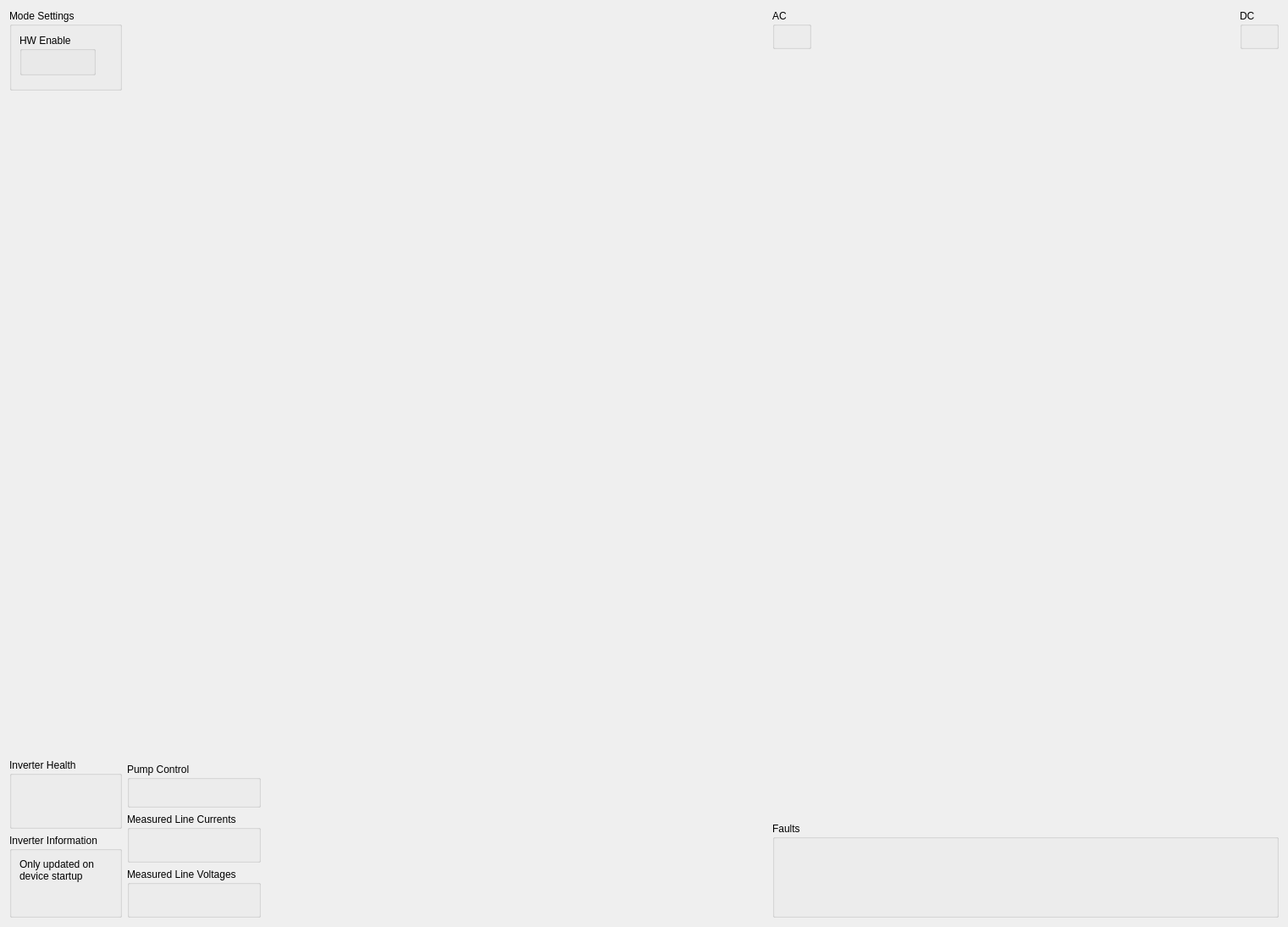
<?xml version="1.0" encoding="UTF-8"?>
<ui version="4.0">
 <class>Form</class>
 <widget class="QWidget" name="Form">
  <property name="geometry">
   <rect>
    <x>0</x>
    <y>0</y>
    <width>1521</width>
    <height>1095</height>
   </rect>
  </property>
  <property name="windowTitle">
   <string>Form</string>
  </property>
  <property name="can_file" stdset="0">
   <string>distributed_generation.sym</string>
  </property>
  <layout class="QHBoxLayout" name="horizontalLayout">
   <item>
    <layout class="QVBoxLayout" name="verticalLayout_2">
     <item>
      <widget class="QGroupBox" name="groupBox_3">
       <property name="title">
        <string>Mode Settings</string>
       </property>
       <layout class="QGridLayout" name="gridLayout">
        <item row="1" column="2" colspan="2">
         <widget class="Led" name="led_39">
          <property name="frame" stdset="0">
           <string>StatusBits</string>
          </property>
          <property name="signal" stdset="0">
           <string>HardwareEnable_status</string>
          </property>
          <property name="label_override" stdset="0">
           <string/>
          </property>
          <property name="label_visible" stdset="0">
           <bool>true</bool>
          </property>
         </widget>
        </item>
        <item row="0" column="3">
         <widget class="CompoundToggle" name="compoundtoggle_5">
          <property name="box_title" stdset="0">
           <string>UPS Mode</string>
          </property>
          <property name="command_frame" stdset="0">
           <string>CommandModeControl</string>
          </property>
          <property name="command_signal" stdset="0">
           <string>EnableUPSMode_command</string>
          </property>
          <property name="status_frame" stdset="0">
           <string>StatusBits</string>
          </property>
          <property name="status_signal" stdset="0">
           <string>EnableUPSMode_echo</string>
          </property>
         </widget>
        </item>
        <item row="0" column="2">
         <widget class="QGroupBox" name="groupBox_7">
          <property name="sizePolicy">
           <sizepolicy hsizetype="Fixed" vsizetype="Fixed">
            <horstretch>0</horstretch>
            <verstretch>0</verstretch>
           </sizepolicy>
          </property>
          <property name="title">
           <string>HW Enable</string>
          </property>
          <layout class="QVBoxLayout" name="verticalLayout_9">
           <property name="leftMargin">
            <number>13</number>
           </property>
           <property name="topMargin">
            <number>13</number>
           </property>
           <property name="rightMargin">
            <number>13</number>
           </property>
           <property name="bottomMargin">
            <number>13</number>
           </property>
           <item>
            <widget class="Toggle" name="toggle">
             <property name="frame" stdset="0">
              <string>CommandModeControl</string>
             </property>
             <property name="signal" stdset="0">
              <string>InvertHwEnable_command</string>
             </property>
             <property name="label_visible" stdset="0">
              <bool>false</bool>
             </property>
             <property name="tx" stdset="0">
              <bool>true</bool>
             </property>
            </widget>
           </item>
          </layout>
         </widget>
        </item>
       </layout>
      </widget>
     </item>
     <item>
      <spacer name="verticalSpacer_2">
       <property name="orientation">
        <enum>Qt::Vertical</enum>
       </property>
       <property name="sizeHint" stdset="0">
        <size>
         <width>0</width>
         <height>0</height>
        </size>
       </property>
      </spacer>
     </item>
     <item>
      <widget class="QGroupBox" name="groupBox_4">
       <property name="title">
        <string>Inverter Health</string>
       </property>
       <layout class="QVBoxLayout" name="verticalLayout_3">
        <item>
         <widget class="CompactEpc" name="compactepc">
          <property name="frame" stdset="0">
           <string>StatusControlVoltage</string>
          </property>
          <property name="signal" stdset="0">
           <string>v24_Supply</string>
          </property>
         </widget>
        </item>
        <item>
         <widget class="CompactEpc" name="compactepc_4">
          <property name="frame" stdset="0">
           <string>StatusControlVoltage</string>
          </property>
          <property name="signal" stdset="0">
           <string>v15_Supply</string>
          </property>
         </widget>
        </item>
        <item>
         <widget class="CompactEpc" name="compactepc_5">
          <property name="frame" stdset="0">
           <string>StatusControlVoltage</string>
          </property>
          <property name="signal" stdset="0">
           <string>v3p3_Supply</string>
          </property>
         </widget>
        </item>
        <item>
         <widget class="CompactEpc" name="compactepc_8">
          <property name="frame" stdset="0">
           <string>StatusControlVoltage</string>
          </property>
          <property name="signal" stdset="0">
           <string>v5p0_Supply</string>
          </property>
         </widget>
        </item>
        <item>
         <widget class="CompactEpc" name="compactepc_7">
          <property name="frame" stdset="0">
           <string>StatusControlVolts2</string>
          </property>
          <property name="signal" stdset="0">
           <string>n15V_Supply</string>
          </property>
         </widget>
        </item>
        <item>
         <widget class="CompactEpc" name="compactepc_2">
          <property name="frame" stdset="0">
           <string>StatusTemps</string>
          </property>
          <property name="signal" stdset="0">
           <string>ConverterLosses</string>
          </property>
         </widget>
        </item>
        <item>
         <widget class="CompactEpc" name="compactepc_3">
          <property name="frame" stdset="0">
           <string>StatusTemps</string>
          </property>
          <property name="signal" stdset="0">
           <string>TempInlet_measured</string>
          </property>
          <property name="label_override" stdset="0">
           <string/>
          </property>
          <property name="tool_tip_override" stdset="0">
           <string/>
          </property>
         </widget>
        </item>
        <item>
         <widget class="CompactEpc" name="compactepc_11">
          <property name="frame" stdset="0">
           <string>StatusTemps</string>
          </property>
          <property name="signal" stdset="0">
           <string>TempInternal_measured</string>
          </property>
          <property name="label_override" stdset="0">
           <string/>
          </property>
         </widget>
        </item>
       </layout>
      </widget>
     </item>
     <item>
      <widget class="QGroupBox" name="groupBox_2">
       <property name="title">
        <string>Inverter Information</string>
       </property>
       <layout class="QVBoxLayout" name="verticalLayout_7">
        <item>
         <widget class="QLabel" name="label">
          <property name="text">
           <string>Only updated on
device startup</string>
          </property>
         </widget>
        </item>
        <item>
         <widget class="CompactEpc" name="compactepc_6">
          <property name="frame" stdset="0">
           <string>serialNumber</string>
          </property>
          <property name="signal" stdset="0">
           <string>SerialNumber</string>
          </property>
         </widget>
        </item>
        <item>
         <widget class="CompactEpc" name="compactepc_9">
          <property name="frame" stdset="0">
           <string>softwareRev</string>
          </property>
          <property name="signal" stdset="0">
           <string>InterfaceRev</string>
          </property>
         </widget>
        </item>
        <item>
         <widget class="CompactEpc" name="compactepc_10">
          <property name="frame" stdset="0">
           <string>softwareRev</string>
          </property>
          <property name="signal" stdset="0">
           <string>ControlSwRev</string>
          </property>
         </widget>
        </item>
        <item>
         <widget class="CompactEpc" name="compactepc_12">
          <property name="frame" stdset="0">
           <string>softwareRevHash</string>
          </property>
          <property name="signal" stdset="0">
           <string>Hash</string>
          </property>
         </widget>
        </item>
        <item>
         <widget class="CompactEpc" name="compactepc_13">
          <property name="frame" stdset="0">
           <string>softwareRev</string>
          </property>
          <property name="signal" stdset="0">
           <string>BuildTime</string>
          </property>
         </widget>
        </item>
       </layout>
      </widget>
     </item>
    </layout>
   </item>
   <item>
    <layout class="QVBoxLayout" name="verticalLayout_5">
     <item>
      <widget class="Scale" name="scale_2">
       <property name="frame" stdset="0">
        <string>StatusControlVolts2</string>
       </property>
       <property name="signal" stdset="0">
        <string>IGBTTemperature</string>
       </property>
      </widget>
     </item>
     <item>
      <widget class="Scale" name="scale">
       <property name="frame" stdset="0">
        <string>StatusControlVolts2</string>
       </property>
       <property name="signal" stdset="0">
        <string>DiodeTemperature</string>
       </property>
      </widget>
     </item>
     <item>
      <spacer name="verticalSpacer_3">
       <property name="orientation">
        <enum>Qt::Vertical</enum>
       </property>
       <property name="sizeHint" stdset="0">
        <size>
         <width>20</width>
         <height>40</height>
        </size>
       </property>
      </spacer>
     </item>
     <item>
      <widget class="QGroupBox" name="groupBox_10">
       <property name="title">
        <string>Pump Control</string>
       </property>
       <layout class="QVBoxLayout" name="verticalLayout_11">
        <item>
         <widget class="Button" name="button">
          <property name="frame" stdset="0">
           <string>CommandModeControl</string>
          </property>
          <property name="signal" stdset="0">
           <string>ForceDO4</string>
          </property>
          <property name="label_override" stdset="0">
           <string>Pump Reset</string>
          </property>
          <property name="label_visible" stdset="0">
           <bool>false</bool>
          </property>
          <property name="tx" stdset="0">
           <bool>true</bool>
          </property>
          <property name="on_value" stdset="0">
           <number>2</number>
          </property>
          <property name="off_value" stdset="0">
           <number>1</number>
          </property>
         </widget>
        </item>
        <item>
         <widget class="Led" name="led">
          <property name="frame" stdset="0">
           <string>StatusBits</string>
          </property>
          <property name="signal" stdset="0">
           <string>DI4_status</string>
          </property>
          <property name="label_override" stdset="0">
           <string>Pump Running</string>
          </property>
          <property name="automatic_off_color" stdset="0">
           <bool>false</bool>
          </property>
          <property name="manual_off_color" stdset="0">
           <color>
            <red>192</red>
            <green>32</green>
            <blue>32</blue>
           </color>
          </property>
         </widget>
        </item>
        <item>
         <widget class="Led" name="led_2">
          <property name="frame" stdset="0">
           <string>StatusBits</string>
          </property>
          <property name="signal" stdset="0">
           <string>DI3_status</string>
          </property>
          <property name="label_override" stdset="0">
           <string>Pump VFD Faulted</string>
          </property>
          <property name="automatic_off_color" stdset="0">
           <bool>false</bool>
          </property>
          <property name="on_color" stdset="0">
           <color>
            <red>192</red>
            <green>32</green>
            <blue>32</blue>
           </color>
          </property>
          <property name="manual_off_color" stdset="0">
           <color>
            <red>96</red>
            <green>96</green>
            <blue>96</blue>
           </color>
          </property>
         </widget>
        </item>
       </layout>
      </widget>
     </item>
     <item>
      <widget class="QGroupBox" name="groupBox_5">
       <property name="title">
        <string>Measured Line Currents</string>
       </property>
       <layout class="QVBoxLayout" name="verticalLayout_6">
        <item>
         <widget class="CompactEpc" name="compactepc_14">
          <property name="frame" stdset="0">
           <string>StatusLineCurrents</string>
          </property>
          <property name="signal" stdset="0">
           <string>L1Current_measured</string>
          </property>
          <property name="label_override" stdset="0">
           <string>L1</string>
          </property>
         </widget>
        </item>
        <item>
         <widget class="CompactEpc" name="compactepc_15">
          <property name="frame" stdset="0">
           <string>StatusLineCurrents</string>
          </property>
          <property name="signal" stdset="0">
           <string>L2Current_measured</string>
          </property>
          <property name="label_override" stdset="0">
           <string>L2</string>
          </property>
         </widget>
        </item>
        <item>
         <widget class="CompactEpc" name="compactepc_16">
          <property name="frame" stdset="0">
           <string>StatusLineCurrents</string>
          </property>
          <property name="signal" stdset="0">
           <string>L3Current_measured</string>
          </property>
          <property name="label_override" stdset="0">
           <string>L3</string>
          </property>
         </widget>
        </item>
        <item>
         <widget class="CompactEpc" name="compactepc_17">
          <property name="frame" stdset="0">
           <string>StatusACParameters</string>
          </property>
          <property name="signal" stdset="0">
           <string>CurrentAC_measured</string>
          </property>
          <property name="label_override" stdset="0">
           <string>Average</string>
          </property>
         </widget>
        </item>
       </layout>
      </widget>
     </item>
     <item>
      <widget class="QGroupBox" name="groupBox_6">
       <property name="title">
        <string>Measured Line Voltages</string>
       </property>
       <layout class="QVBoxLayout" name="verticalLayout_8">
        <item>
         <widget class="CompactEpc" name="compactepc_18">
          <property name="frame" stdset="0">
           <string>StatusLineVoltages</string>
          </property>
          <property name="signal" stdset="0">
           <string>L1Voltage_measured</string>
          </property>
          <property name="label_override" stdset="0">
           <string>L1</string>
          </property>
         </widget>
        </item>
        <item>
         <widget class="CompactEpc" name="compactepc_19">
          <property name="frame" stdset="0">
           <string>StatusLineVoltages</string>
          </property>
          <property name="signal" stdset="0">
           <string>L2Voltage_measured</string>
          </property>
          <property name="label_override" stdset="0">
           <string>L2</string>
          </property>
         </widget>
        </item>
        <item>
         <widget class="CompactEpc" name="compactepc_20">
          <property name="frame" stdset="0">
           <string>StatusLineVoltages</string>
          </property>
          <property name="signal" stdset="0">
           <string>L3Voltage_measured</string>
          </property>
          <property name="label_override" stdset="0">
           <string>L3</string>
          </property>
         </widget>
        </item>
        <item>
         <widget class="CompactEpc" name="compactepc_21">
          <property name="frame" stdset="0">
           <string>StatusACParameters</string>
          </property>
          <property name="signal" stdset="0">
           <string>VoltageAC_measured</string>
          </property>
          <property name="label_override" stdset="0">
           <string>Average</string>
          </property>
         </widget>
        </item>
       </layout>
      </widget>
     </item>
    </layout>
   </item>
   <item>
    <spacer name="horizontalSpacer_2">
     <property name="orientation">
      <enum>Qt::Horizontal</enum>
     </property>
     <property name="sizeHint" stdset="0">
      <size>
       <width>0</width>
       <height>0</height>
      </size>
     </property>
    </spacer>
   </item>
   <item>
    <layout class="QVBoxLayout" name="verticalLayout_4">
     <item>
      <layout class="QHBoxLayout" name="horizontalLayout_3">
       <item>
        <widget class="QGroupBox" name="groupBox_8">
         <property name="title">
          <string>AC</string>
         </property>
         <layout class="QVBoxLayout" name="verticalLayout_10">
          <item>
           <widget class="CompoundToggle" name="compoundtoggle_8">
            <property name="sizePolicy">
             <sizepolicy hsizetype="Preferred" vsizetype="Fixed">
              <horstretch>0</horstretch>
              <verstretch>0</verstretch>
             </sizepolicy>
            </property>
            <property name="box_title" stdset="0">
             <string>Relay MX1 (AC Main)</string>
            </property>
            <property name="command_frame" stdset="0">
             <string>CommandModeControl</string>
            </property>
            <property name="command_signal" stdset="0">
             <string>ForceRelayMX1_command</string>
            </property>
            <property name="status_frame" stdset="0">
             <string>StatusBits</string>
            </property>
            <property name="status_signal" stdset="0">
             <string>MX1Permissive_status</string>
            </property>
            <property name="status_on_automatic_off_color" stdset="0">
             <bool>false</bool>
            </property>
            <property name="status_on_manual_off_color" stdset="0">
             <color>
              <red>96</red>
              <green>96</green>
              <blue>96</blue>
             </color>
            </property>
            <property name="off_value" stdset="0">
             <number>0</number>
            </property>
            <property name="status_off_automatic_off_color" stdset="0">
             <bool>false</bool>
            </property>
            <property name="status_off_on_color" stdset="0">
             <color>
              <red>192</red>
              <green>32</green>
              <blue>32</blue>
             </color>
            </property>
            <property name="status_off_manual_off_color" stdset="0">
             <color>
              <red>96</red>
              <green>96</green>
              <blue>96</blue>
             </color>
            </property>
           </widget>
          </item>
          <item>
           <widget class="CompoundToggle" name="compoundtoggle_9">
            <property name="sizePolicy">
             <sizepolicy hsizetype="Preferred" vsizetype="Fixed">
              <horstretch>0</horstretch>
              <verstretch>0</verstretch>
             </sizepolicy>
            </property>
            <property name="box_title" stdset="0">
             <string>Relay MX2 (AC Remote)</string>
            </property>
            <property name="command_frame" stdset="0">
             <string>CommandModeControl</string>
            </property>
            <property name="command_signal" stdset="0">
             <string>ForceRelayMX2_command</string>
            </property>
            <property name="status_frame" stdset="0">
             <string>StatusBits</string>
            </property>
            <property name="status_signal" stdset="0">
             <string>MX2Permissive_status</string>
            </property>
            <property name="status_on_automatic_off_color" stdset="0">
             <bool>false</bool>
            </property>
            <property name="status_on_manual_off_color" stdset="0">
             <color>
              <red>96</red>
              <green>96</green>
              <blue>96</blue>
             </color>
            </property>
            <property name="status_off_automatic_off_color" stdset="0">
             <bool>false</bool>
            </property>
            <property name="status_off_on_color" stdset="0">
             <color>
              <red>192</red>
              <green>32</green>
              <blue>32</blue>
             </color>
            </property>
            <property name="status_off_manual_off_color" stdset="0">
             <color>
              <red>96</red>
              <green>96</green>
              <blue>96</blue>
             </color>
            </property>
           </widget>
          </item>
         </layout>
        </widget>
       </item>
       <item>
        <spacer name="horizontalSpacer">
         <property name="orientation">
          <enum>Qt::Horizontal</enum>
         </property>
         <property name="sizeHint" stdset="0">
          <size>
           <width>0</width>
           <height>0</height>
          </size>
         </property>
        </spacer>
       </item>
       <item>
        <widget class="QGroupBox" name="groupBox_9">
         <property name="title">
          <string>DC</string>
         </property>
         <layout class="QVBoxLayout" name="verticalLayout_12">
          <item>
           <widget class="CompoundToggle" name="compoundtoggle_12">
            <property name="sizePolicy">
             <sizepolicy hsizetype="Preferred" vsizetype="Fixed">
              <horstretch>0</horstretch>
              <verstretch>0</verstretch>
             </sizepolicy>
            </property>
            <property name="box_title" stdset="0">
             <string>Relay K1 (Precharge)</string>
            </property>
            <property name="command_frame" stdset="0">
             <string>CommandModeControl</string>
            </property>
            <property name="command_signal" stdset="0">
             <string>ForceRelayK1_Precharge_command</string>
            </property>
            <property name="status_frame" stdset="0">
             <string>StatusBits</string>
            </property>
            <property name="status_signal" stdset="0">
             <string>K1PrechargePermissive_status</string>
            </property>
            <property name="status_on_automatic_off_color" stdset="0">
             <bool>false</bool>
            </property>
            <property name="status_on_manual_off_color" stdset="0">
             <color>
              <red>96</red>
              <green>96</green>
              <blue>96</blue>
             </color>
            </property>
            <property name="status_off_automatic_off_color" stdset="0">
             <bool>false</bool>
            </property>
            <property name="status_off_on_color" stdset="0">
             <color>
              <red>192</red>
              <green>32</green>
              <blue>32</blue>
             </color>
            </property>
            <property name="status_off_manual_off_color" stdset="0">
             <color>
              <red>96</red>
              <green>96</green>
              <blue>96</blue>
             </color>
            </property>
           </widget>
          </item>
          <item>
           <widget class="CompoundToggle" name="compoundtoggle_13">
            <property name="sizePolicy">
             <sizepolicy hsizetype="Preferred" vsizetype="Fixed">
              <horstretch>0</horstretch>
              <verstretch>0</verstretch>
             </sizepolicy>
            </property>
            <property name="box_title" stdset="0">
             <string>Relay K2 (DC Main)</string>
            </property>
            <property name="command_frame" stdset="0">
             <string>CommandModeControl</string>
            </property>
            <property name="command_signal" stdset="0">
             <string>ForceRelayRelayK2_DCRun_comand</string>
            </property>
            <property name="status_frame" stdset="0">
             <string>StatusBits</string>
            </property>
            <property name="status_signal" stdset="0">
             <string>K2DCRunPermissive_status</string>
            </property>
            <property name="status_on_automatic_off_color" stdset="0">
             <bool>false</bool>
            </property>
            <property name="status_on_manual_off_color" stdset="0">
             <color>
              <red>96</red>
              <green>96</green>
              <blue>96</blue>
             </color>
            </property>
            <property name="status_off_automatic_off_color" stdset="0">
             <bool>false</bool>
            </property>
            <property name="status_off_on_color" stdset="0">
             <color>
              <red>192</red>
              <green>32</green>
              <blue>32</blue>
             </color>
            </property>
            <property name="status_off_manual_off_color" stdset="0">
             <color>
              <red>96</red>
              <green>96</green>
              <blue>96</blue>
             </color>
            </property>
           </widget>
          </item>
         </layout>
        </widget>
       </item>
      </layout>
     </item>
     <item>
      <spacer name="verticalSpacer">
       <property name="orientation">
        <enum>Qt::Vertical</enum>
       </property>
       <property name="sizeHint" stdset="0">
        <size>
         <width>0</width>
         <height>0</height>
        </size>
       </property>
      </spacer>
     </item>
     <item>
      <widget class="QGroupBox" name="groupBox">
       <property name="title">
        <string>Faults</string>
       </property>
       <layout class="QVBoxLayout" name="verticalLayout">
        <item>
         <layout class="QGridLayout" name="gridLayout_2">
          <item row="1" column="1">
           <widget class="Epc" name="epc_8">
            <property name="frame" stdset="0">
             <string>StatusFaults</string>
            </property>
            <property name="signal" stdset="0">
             <string>BridgeBFault_status</string>
            </property>
           </widget>
          </item>
          <item row="10" column="1">
           <widget class="Led" name="led_23">
            <property name="frame" stdset="0">
             <string>StatusFaults</string>
            </property>
            <property name="signal" stdset="0">
             <string>InvalidEESection_status</string>
            </property>
            <property name="on_color" stdset="0">
             <color>
              <red>192</red>
              <green>32</green>
              <blue>32</blue>
             </color>
            </property>
           </widget>
          </item>
          <item row="1" column="0">
           <widget class="Led" name="led_32">
            <property name="frame" stdset="0">
             <string>StatusFaults</string>
            </property>
            <property name="signal" stdset="0">
             <string>BridgeBVoltageOk_status</string>
            </property>
            <property name="on_color" stdset="0">
             <color>
              <red>192</red>
              <green>32</green>
              <blue>32</blue>
             </color>
            </property>
           </widget>
          </item>
          <item row="6" column="0">
           <widget class="Led" name="led_35">
            <property name="frame" stdset="0">
             <string>StatusFaults</string>
            </property>
            <property name="signal" stdset="0">
             <string>OvertempPowerDevice_status</string>
            </property>
            <property name="on_color" stdset="0">
             <color>
              <red>192</red>
              <green>32</green>
              <blue>32</blue>
             </color>
            </property>
           </widget>
          </item>
          <item row="7" column="0">
           <widget class="Led" name="led_29">
            <property name="frame" stdset="0">
             <string>StatusFaults</string>
            </property>
            <property name="signal" stdset="0">
             <string>OvertempInternal_status</string>
            </property>
            <property name="on_color" stdset="0">
             <color>
              <red>192</red>
              <green>32</green>
              <blue>32</blue>
             </color>
            </property>
           </widget>
          </item>
          <item row="8" column="0">
           <widget class="Led" name="led_21">
            <property name="frame" stdset="0">
             <string>StatusFaults</string>
            </property>
            <property name="signal" stdset="0">
             <string>LossOfAC_status</string>
            </property>
            <property name="on_color" stdset="0">
             <color>
              <red>192</red>
              <green>32</green>
              <blue>32</blue>
             </color>
            </property>
           </widget>
          </item>
          <item row="5" column="1">
           <widget class="Led" name="led_20">
            <property name="frame" stdset="0">
             <string>StatusFaults</string>
            </property>
            <property name="signal" stdset="0">
             <string>LossValidControlMessage_status</string>
            </property>
            <property name="on_color" stdset="0">
             <color>
              <red>192</red>
              <green>32</green>
              <blue>32</blue>
             </color>
            </property>
           </widget>
          </item>
          <item row="2" column="0">
           <widget class="Led" name="led_27">
            <property name="frame" stdset="0">
             <string>StatusFaults</string>
            </property>
            <property name="signal" stdset="0">
             <string>OvercurrentAC_status</string>
            </property>
            <property name="on_color" stdset="0">
             <color>
              <red>192</red>
              <green>32</green>
              <blue>32</blue>
             </color>
            </property>
           </widget>
          </item>
          <item row="6" column="1">
           <widget class="Led" name="led_33">
            <property name="frame" stdset="0">
             <string>StatusFaults</string>
            </property>
            <property name="signal" stdset="0">
             <string>ControlHardwareFail_status</string>
            </property>
            <property name="on_color" stdset="0">
             <color>
              <red>192</red>
              <green>32</green>
              <blue>32</blue>
             </color>
            </property>
           </widget>
          </item>
          <item row="4" column="1">
           <widget class="Led" name="led_42">
            <property name="frame" stdset="0">
             <string>StatusBits</string>
            </property>
            <property name="signal" stdset="0">
             <string>MessageValidVF_status</string>
            </property>
            <property name="label_override" stdset="0">
             <string/>
            </property>
            <property name="label_visible" stdset="0">
             <bool>true</bool>
            </property>
           </widget>
          </item>
          <item row="9" column="0">
           <widget class="Led" name="led_28">
            <property name="frame" stdset="0">
             <string>StatusFaults</string>
            </property>
            <property name="signal" stdset="0">
             <string>ThermalOverload</string>
            </property>
            <property name="on_color" stdset="0">
             <color>
              <red>192</red>
              <green>32</green>
              <blue>32</blue>
             </color>
            </property>
           </widget>
          </item>
          <item row="2" column="1">
           <widget class="Led" name="led_44">
            <property name="frame" stdset="0">
             <string>StatusBits</string>
            </property>
            <property name="signal" stdset="0">
             <string>MessageValidModeControl_status</string>
            </property>
            <property name="label_override" stdset="0">
             <string/>
            </property>
            <property name="label_visible" stdset="0">
             <bool>true</bool>
            </property>
           </widget>
          </item>
          <item row="8" column="1">
           <widget class="Led" name="led_38">
            <property name="frame" stdset="0">
             <string>StatusFaults</string>
            </property>
            <property name="signal" stdset="0">
             <string>IllegalTransition_status</string>
            </property>
            <property name="on_color" stdset="0">
             <color>
              <red>192</red>
              <green>32</green>
              <blue>32</blue>
             </color>
            </property>
           </widget>
          </item>
          <item row="10" column="0">
           <widget class="Led" name="led_41">
            <property name="frame" stdset="0">
             <string>StatusFaults</string>
            </property>
            <property name="signal" stdset="0">
             <string>CoolingSystem</string>
            </property>
            <property name="on_color" stdset="0">
             <color>
              <red>192</red>
              <green>32</green>
              <blue>32</blue>
             </color>
            </property>
           </widget>
          </item>
          <item row="5" column="0">
           <widget class="Led" name="led_24">
            <property name="frame" stdset="0">
             <string>StatusFaults</string>
            </property>
            <property name="signal" stdset="0">
             <string>UndervoltageDC_status</string>
            </property>
            <property name="on_color" stdset="0">
             <color>
              <red>192</red>
              <green>32</green>
              <blue>32</blue>
             </color>
            </property>
           </widget>
          </item>
          <item row="7" column="1">
           <widget class="Led" name="led_36">
            <property name="frame" stdset="0">
             <string>StatusFaults</string>
            </property>
            <property name="signal" stdset="0">
             <string>EStopShutdown_status</string>
            </property>
            <property name="on_color" stdset="0">
             <color>
              <red>192</red>
              <green>32</green>
              <blue>32</blue>
             </color>
            </property>
           </widget>
          </item>
          <item row="3" column="0">
           <widget class="Led" name="led_34">
            <property name="frame" stdset="0">
             <string>StatusFaults</string>
            </property>
            <property name="signal" stdset="0">
             <string>OvercurrentDC_status</string>
            </property>
            <property name="on_color" stdset="0">
             <color>
              <red>192</red>
              <green>32</green>
              <blue>32</blue>
             </color>
            </property>
           </widget>
          </item>
          <item row="9" column="1">
           <widget class="Led" name="led_37">
            <property name="frame" stdset="0">
             <string>StatusFaults</string>
            </property>
            <property name="signal" stdset="0">
             <string>InvalidEEHeader_status</string>
            </property>
            <property name="on_color" stdset="0">
             <color>
              <red>192</red>
              <green>32</green>
              <blue>32</blue>
             </color>
            </property>
           </widget>
          </item>
          <item row="0" column="1">
           <widget class="Epc" name="epc_9">
            <property name="frame" stdset="0">
             <string>StatusFaults</string>
            </property>
            <property name="signal" stdset="0">
             <string>BridgeAFault_status</string>
            </property>
           </widget>
          </item>
          <item row="3" column="1">
           <widget class="Led" name="led_43">
            <property name="frame" stdset="0">
             <string>StatusBits</string>
            </property>
            <property name="signal" stdset="0">
             <string>MessageValidPowerCMD_status</string>
            </property>
            <property name="label_override" stdset="0">
             <string/>
            </property>
            <property name="label_visible" stdset="0">
             <bool>true</bool>
            </property>
           </widget>
          </item>
          <item row="0" column="0">
           <widget class="Led" name="led_31">
            <property name="frame" stdset="0">
             <string>StatusFaults</string>
            </property>
            <property name="signal" stdset="0">
             <string>BridgeAVoltageOk_status</string>
            </property>
            <property name="on_color" stdset="0">
             <color>
              <red>192</red>
              <green>32</green>
              <blue>32</blue>
             </color>
            </property>
           </widget>
          </item>
          <item row="4" column="0">
           <widget class="Led" name="led_30">
            <property name="frame" stdset="0">
             <string>StatusFaults</string>
            </property>
            <property name="signal" stdset="0">
             <string>OvervoltageDC_status</string>
            </property>
            <property name="on_color" stdset="0">
             <color>
              <red>192</red>
              <green>32</green>
              <blue>32</blue>
             </color>
            </property>
           </widget>
          </item>
          <item row="12" column="0">
           <widget class="Led" name="led_25">
            <property name="frame" stdset="0">
             <string>StatusFaults</string>
            </property>
            <property name="signal" stdset="0">
             <string>GeneralFault_status</string>
            </property>
            <property name="on_color" stdset="0">
             <color>
              <red>192</red>
              <green>32</green>
              <blue>32</blue>
             </color>
            </property>
            <property name="relative_height" stdset="0">
             <double>2.000000000000000</double>
            </property>
           </widget>
          </item>
          <item row="12" column="1">
           <widget class="Button" name="button_2">
            <property name="frame" stdset="0">
             <string>CommandModeControl</string>
            </property>
            <property name="signal" stdset="0">
             <string>FaultClear_command</string>
            </property>
            <property name="label_visible" stdset="0">
             <bool>false</bool>
            </property>
            <property name="tx" stdset="0">
             <bool>true</bool>
            </property>
           </widget>
          </item>
          <item row="11" column="1">
           <widget class="Led" name="led_40">
            <property name="frame" stdset="0">
             <string>StatusBits</string>
            </property>
            <property name="signal" stdset="0">
             <string>FaultClr_echo</string>
            </property>
            <property name="label_override" stdset="0">
             <string>Fault Clear Response</string>
            </property>
            <property name="label_visible" stdset="0">
             <bool>true</bool>
            </property>
           </widget>
          </item>
          <item row="11" column="0">
           <widget class="Led" name="led_45">
            <property name="frame" stdset="0">
             <string>StatusFaults</string>
            </property>
            <property name="signal" stdset="0">
             <string>TimedOverload</string>
            </property>
            <property name="on_color" stdset="0">
             <color>
              <red>192</red>
              <green>32</green>
              <blue>32</blue>
             </color>
            </property>
           </widget>
          </item>
         </layout>
        </item>
       </layout>
      </widget>
     </item>
    </layout>
   </item>
  </layout>
 </widget>
 <customwidgets>
  <customwidget>
   <class>CompoundToggle</class>
   <extends>QWidget</extends>
   <header>epyq.compoundtoggle</header>
  </customwidget>
  <customwidget>
   <class>Button</class>
   <extends>QWidget</extends>
   <header>epyq.widgets.button</header>
  </customwidget>
  <customwidget>
   <class>CompactEpc</class>
   <extends>Epc</extends>
   <header>epyq.widgets.compactepc</header>
  </customwidget>
  <customwidget>
   <class>Epc</class>
   <extends>QWidget</extends>
   <header>epyq.widgets.epc</header>
  </customwidget>
  <customwidget>
   <class>Led</class>
   <extends>QWidget</extends>
   <header>epyq.widgets.led</header>
  </customwidget>
  <customwidget>
   <class>Scale</class>
   <extends>QWidget</extends>
   <header>epyq.widgets.scale</header>
  </customwidget>
  <customwidget>
   <class>Toggle</class>
   <extends>QWidget</extends>
   <header>epyq.widgets.toggle</header>
  </customwidget>
 </customwidgets>
 <resources/>
 <connections/>
</ui>
